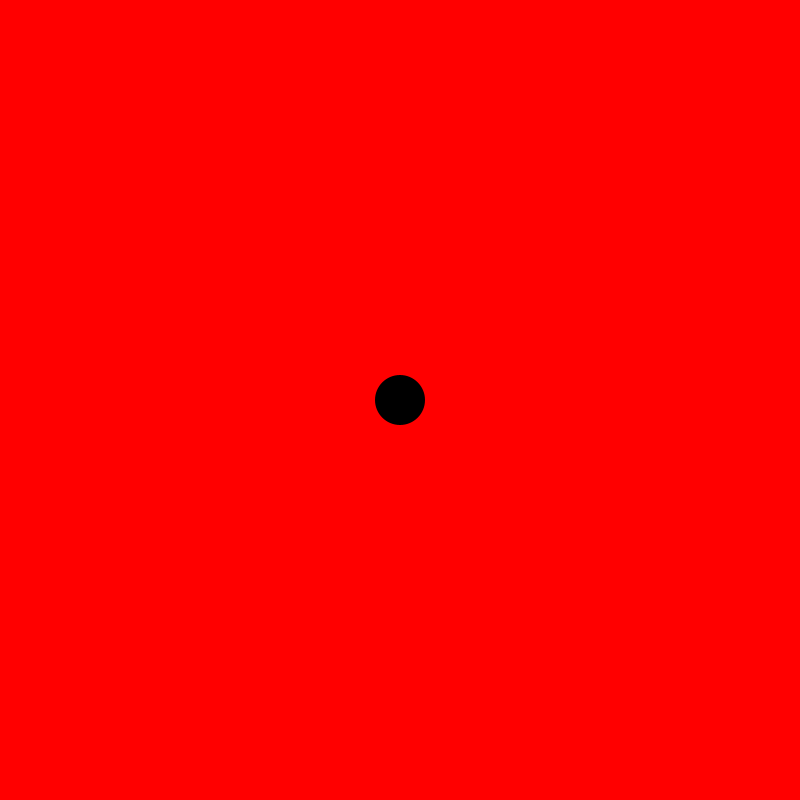
Frame 1 (no input)
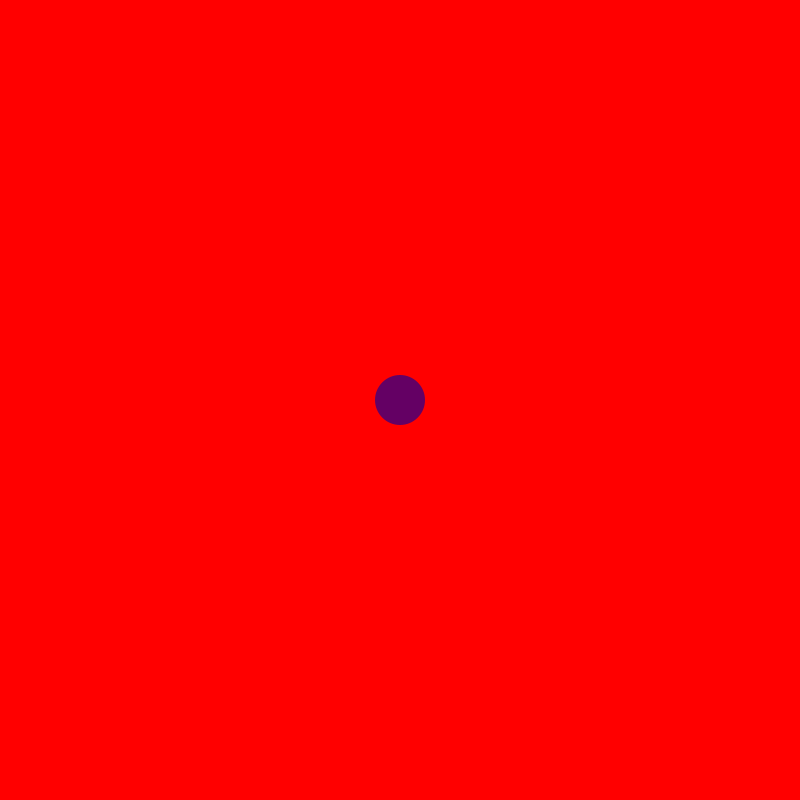
Frame 60 (the mouse pressed at the canvas centre just before this capture)
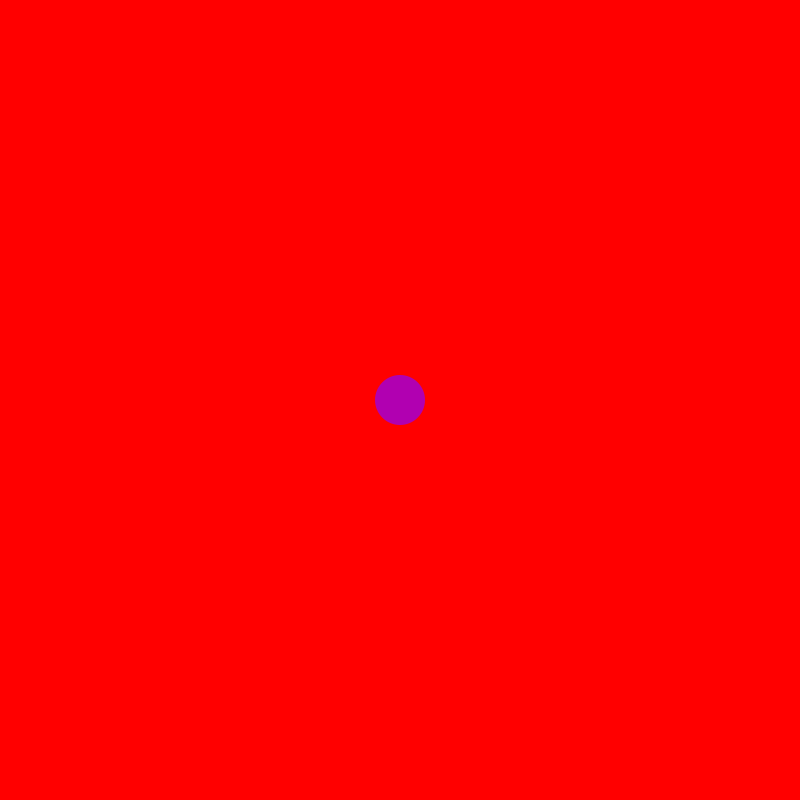
Frame 120 (the mouse held since frame 60 and released just before this capture)

The Processing sketch that drew these frames (run headless with seeded random() and noise(); from frame 60 on, the mouse is pressed at the canvas centre):

// Processing sketch: Code1_week3_classwork
// ── Code1_week3_classwork.pde
float xPos, yPos; //list them on one line. data type varname, varname, varname;
int size = 50;
int r, g, b;

void setup() {
size (800, 800);
xPos = width/2;
yPos = height/2;
noStroke();
}

void draw() {
ellipse (100, 100, size, size);

println( calcDist(xPos, yPos) );

// if my mouse is inside of my ellipse
if(calcDist(xPos,yPos) < size/2){
println("inside circle");
background(255,0,0);
}else{
background(0,255,0);
}
fill(r, g, b);
r = int(map(mouseX, 0, width, 100, 255)); //converting float
b = int(map(mouseY, 0, width, 100, 255));
ellipse(xPos, yPos, size, size);
//make sure to debug your conditional, and make sure it is Working before you continue to work


}

float calcDist(float x, float y) { // dont really need mouse position but were using mouse x and mouse y
float dist = sqrt(sqrt( x - mouseX)+ sqrt(y - mouseY));
return dist;
} 
// processing NaN return means that processing doesnt know whats being returned could be imaginary number or something it doesnt udnerstand 
// unexpected float token means that you havent closed your loop with bracket////distance = dist(mouseX, mouseY, ellipseX, ellipseY);
////formula = sqrt((x - mouseX)^2) - ((y - mouseY)^2)

//float xPos, yPos;
//int size = 50;

//void setup(){
////println(addition(4, 5));

////println(multiply(5,9));

//size (800, 800);
//xPos = width/2;
//yPos = height/2;
//noStroke();
//}

//void draw(){
//  ellipse(xPos, yPos, size, size);
//  println(calcDist(xPos, yPos));
  
//  //if my mouse is inside of my ellipse
//  if(calcDist(xPos, yPos) < size/2){
//  println("inside circle");
//  }
//  //then change my background color
  
  
//}

//float calcDist(float x, float y){
//  float dist = sqrt(sq(x - mouseX)+sq(y - mouseY));
//  return dist;
//}
 
////int multiply (int n1, int n2){
////int product;

////product= n1 * n2;
////return product;


////int addition(int n1, int n2){
////  int sum;
  
////  sum = n1 + n2;
////  return sum;
